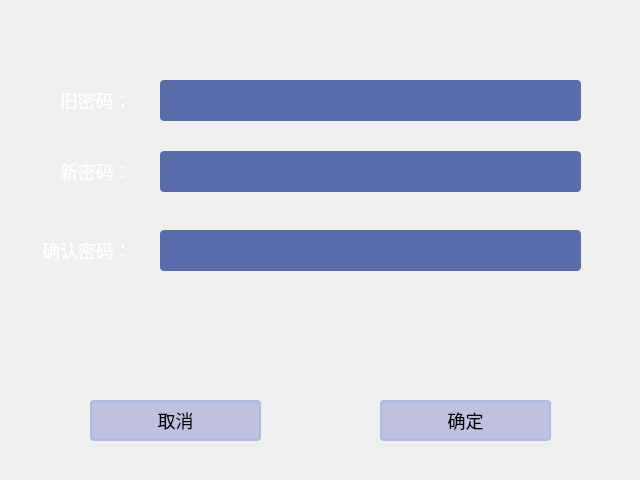
<?xml version="1.0" encoding="UTF-8"?>
<ui version="4.0">
 <class>usermodifypassword</class>
 <widget class="QDialog" name="usermodifypassword">
  <property name="geometry">
   <rect>
    <x>0</x>
    <y>0</y>
    <width>640</width>
    <height>480</height>
   </rect>
  </property>
  <property name="windowTitle">
   <string>Dialog</string>
  </property>
  <property name="styleSheet">
   <string notr="true">QDialog
{
	background-image: url(:/images/mainBackgound.png);
}
QWidget
{
  	font-size:18px;
}
QPushButton
{
	font-size:18px;
	font-family:Microsoft Yahei;
}
QPushButton
{
background-color: rgb(192, 192, 224);
border-color: rgb(176, 186, 221);
border-width: 2px;
border-style: solid;
border-radius: 4;
}
QPushButton:hover
{
border-color: rgb(240, 240, 240);
}
QPushButton:pressed
{
		border-color: rgb(240, 240, 240);
}
QLineEdit
{
border-width: 0px;
border-style: solid;
border-radius: 4;
background-color:rgb(89, 107, 169);
selection-background-color:rgb(136,150,199);
color:white;
}
QCheckBox
{
  	font-size:18px;
	color: rgb(255, 255, 255);
	font-family:Microsoft Yahei;
}
QLabel
{
font-size:18px;
color: rgb(255, 255, 255);
font-family:Microsoft Yahei;
}
QGroupBox
{
font-size:20px;
font-family:Microsoft Yahei;
}
QTreeView::item{height: 35px; }

QTableWidget,QTableView,QTreeView{
background: rgb(229,227,231);
selection-color:black;
}
QHeaderView{
	background-color: rgb(201, 212, 242);
	border-bottom:1px;
	border-style:solid;
	border-color: rgb(160, 160, 160);
}
QHeaderView::section{
	height:25px;
	margin-top:5px;
	margin-bottom:5px;
	background-color: rgb(201, 212, 242);
	color:black;
	border:0px;
	border-right:1px solid;
	border-color:rgb(94, 98, 143);
	}
QTableWidget::item{
	height:45px;
	border-bottom:1px solid;
	border-color: rgb(198, 207, 214);
}
QTableWidget::item:selected{
	background-color: rgb(175, 211, 237);
}</string>
  </property>
  <widget class="QPushButton" name="pushButtonOK">
   <property name="geometry">
    <rect>
     <x>380</x>
     <y>400</y>
     <width>171</width>
     <height>41</height>
    </rect>
   </property>
   <property name="text">
    <string>确定</string>
   </property>
  </widget>
  <widget class="QPushButton" name="pushButton_cancel">
   <property name="geometry">
    <rect>
     <x>90</x>
     <y>400</y>
     <width>171</width>
     <height>41</height>
    </rect>
   </property>
   <property name="text">
    <string>取消</string>
   </property>
  </widget>
  <widget class="QLineEdit" name="lineEditOldPasswords">
   <property name="geometry">
    <rect>
     <x>160</x>
     <y>80</y>
     <width>421</width>
     <height>41</height>
    </rect>
   </property>
   <property name="echoMode">
    <enum>QLineEdit::Password</enum>
   </property>
  </widget>
  <widget class="QLabel" name="label">
   <property name="geometry">
    <rect>
     <x>60</x>
     <y>80</y>
     <width>91</width>
     <height>41</height>
    </rect>
   </property>
   <property name="text">
    <string>旧密码：</string>
   </property>
  </widget>
  <widget class="QLineEdit" name="lineEdit_newPasswords">
   <property name="geometry">
    <rect>
     <x>160</x>
     <y>151</y>
     <width>421</width>
     <height>41</height>
    </rect>
   </property>
   <property name="echoMode">
    <enum>QLineEdit::Password</enum>
   </property>
  </widget>
  <widget class="QLabel" name="label_2">
   <property name="geometry">
    <rect>
     <x>60</x>
     <y>151</y>
     <width>91</width>
     <height>41</height>
    </rect>
   </property>
   <property name="text">
    <string>新密码：</string>
   </property>
  </widget>
  <widget class="QLineEdit" name="lineEdit_newPassword2">
   <property name="geometry">
    <rect>
     <x>160</x>
     <y>230</y>
     <width>421</width>
     <height>41</height>
    </rect>
   </property>
   <property name="echoMode">
    <enum>QLineEdit::Password</enum>
   </property>
  </widget>
  <widget class="QLabel" name="label_3">
   <property name="geometry">
    <rect>
     <x>42</x>
     <y>230</y>
     <width>91</width>
     <height>41</height>
    </rect>
   </property>
   <property name="text">
    <string>确认密码：</string>
   </property>
  </widget>
 </widget>
 <resources/>
 <connections/>
</ui>
